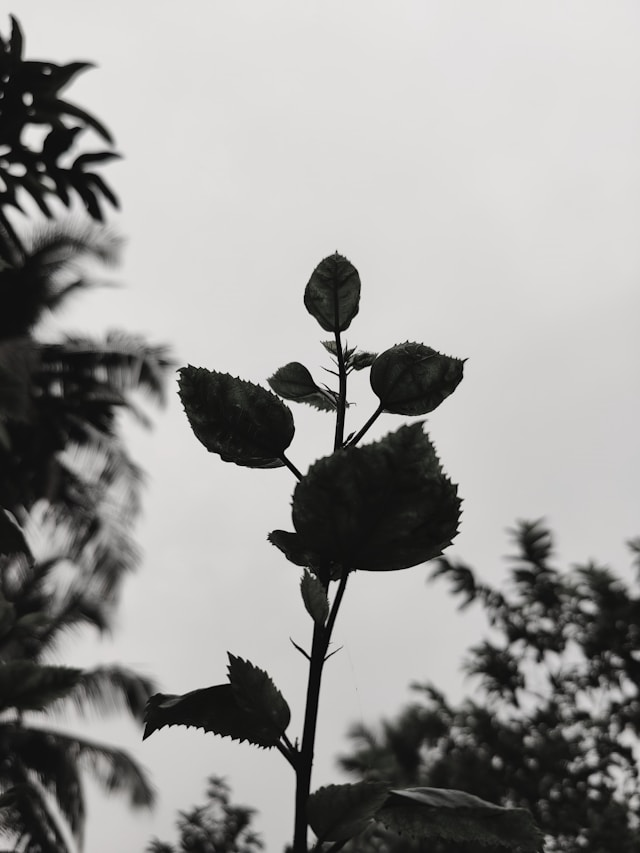
#> input picture inputs/input.png, 640 x 853 px
$ python generate_inputs.py
#> lines starting #> are read from the running program, lines starting #| are printed output that depends on the picture
#!/usr/bin/env python3
"""
generate_inputs.py
Generates 5 diverse and rich input images for testing the Sobel Accelerator (CA01):
1. input1: Original building architecture image (from inputs/input.png)
2. input2: University campus building entrance (from docs/images/input_image.png)
3. input3: Geometric test pattern & resolution benchmark
4. input4: FPGA PCB circuit board layout
5. input5: Natural landscape & terrain scene
"""

import os
import shutil
import numpy as np
import cv2
from PIL import Image

WIDTH = 640
HEIGHT = 853
TOTAL_PIXELS = WIDTH * HEIGHT

BASE_DIR = os.path.dirname(os.path.dirname(os.path.abspath(__file__)))
INPUTS_DIR = os.path.join(BASE_DIR, "inputs")


def ensure_dir(path):
    os.makedirs(path, exist_ok=True)


def save_image_and_hex(img_array, out_dir, img_filename="input.png", hex_filename="image_in.hex"):
    ensure_dir(out_dir)
    img_path = os.path.join(out_dir, img_filename)
    hex_path = os.path.join(out_dir, hex_filename)

    # Save as PNG
    pil_img = Image.fromarray(img_array.astype(np.uint8), mode='L')
    pil_img.save(img_path)

    # Save as hex file (640 * 853 pixels, one 2-digit uppercase hex byte per line)
    with open(hex_path, "w") as f:
        for val in img_array.flatten():
            f.write(f"{int(val):02X}\n")

    print(f"[GENERATED] {img_path} ({WIDTH}x{HEIGHT}) and {hex_path} ({TOTAL_PIXELS} pixels)")
    return img_path, hex_path


def create_input1():
    """Input 1: Original assignment image"""
    orig_path = os.path.join(INPUTS_DIR, "input.png")
    if os.path.exists(orig_path):
        img = Image.open(orig_path).convert('L').resize((WIDTH, HEIGHT))
        return np.array(img, dtype=np.uint8)
    else:
        raise FileNotFoundError(f"Original input not found at {orig_path}")


def create_input2():
    """Input 2: Campus building entrance from docs"""
    campus_path = os.path.join(BASE_DIR, "docs", "images", "input_image.png")
    if os.path.exists(campus_path):
        img = Image.open(campus_path).convert('L').resize((WIDTH, HEIGHT))
        return np.array(img, dtype=np.uint8)
    else:
        raise FileNotFoundError(f"Campus image not found at {campus_path}")


def create_input3():
    """Input 3: Comprehensive Geometric & Frequency Benchmark"""
    img = np.full((HEIGHT, WIDTH), 240, dtype=np.uint8)

    # Grayscale intensity ramp at the top
    ramp_h = 45
    for c in range(WIDTH):
        img[10:10+ramp_h, c] = int(c * 255 / (WIDTH - 1))

    # Multi-frequency checkerboards
    for r in range(70, 150, 16):
        for c in range(25, 205, 16):
            if ((r // 16) + (c // 16)) % 2 == 0:
                img[r:r+16, c:c+16] = 20

    for r in range(70, 150, 8):
        for c in range(235, 395, 8):
            if ((r // 8) + (c // 8)) % 2 == 0:
                img[r:r+8, c:c+8] = 20

    for r in range(70, 150, 4):
        for c in range(425, 585, 4):
            if ((r // 4) + (c // 4)) % 2 == 0:
                img[r:r+4, c:c+4] = 20

    # Concentric circles
    c1 = (180, 275)
    for radius in range(12, 115, 12):
        cv2.circle(img, c1, radius, 30, 2)

    # Siemens star / radial spokes
    c2 = (460, 275)
    for angle_deg in range(0, 360, 10):
        rad = np.deg2rad(angle_deg)
        x2 = int(c2[0] + 105 * np.cos(rad))
        y2 = int(c2[1] + 105 * np.sin(rad))
        cv2.line(img, c2, (x2, y2), 20, 2)

    # Nested rotated diamonds and polygons
    c3 = (320, 470)
    for s in range(20, 150, 20):
        pts = np.array([[c3[0], c3[1]-s],
                        [c3[0]+s, c3[1]],
                        [c3[0], c3[1]+s],
                        [c3[0]-s, c3[1]]], np.int32)
        cv2.polylines(img, [pts], True, 30, 2)

    # Multi-angle line gratings (15, 30, 45, 60, 75 degrees)
    for i, angle in enumerate([15, 30, 45, 60, 75]):
        bx = 25 + i * 120
        by = 615
        cv2.rectangle(img, (bx, by), (bx + 110, by + 100), 20, 2)
        rad = np.deg2rad(angle)
        for offset in range(-80, 180, 10):
            p1 = (int(bx + offset), by)
            p2 = (int(bx + offset + 100 * np.cos(rad)), int(by + 100 * np.sin(rad)))
            cv2.line(img, p1, p2, 40, 2)

    # Text markings
    cv2.putText(img, "SOBEL ACCELERATOR TESTBENCH", (85, 755), cv2.FONT_HERSHEY_SIMPLEX, 0.9, 15, 2)
    cv2.putText(img, "RESOLUTION: 640x853 | FPGA CA01 BENCHMARK", (75, 795), cv2.FONT_HERSHEY_SIMPLEX, 0.65, 35, 2)

    return img


def create_input4():
    """Input 4: FPGA PCB Circuit Board Layout"""
    pcb = np.full((HEIGHT, WIDTH), 35, dtype=np.uint8)

    # Board edge and ground plane margin
    cv2.rectangle(pcb, (18, 18), (WIDTH - 18, HEIGHT - 18), 220, 2)
    cv2.rectangle(pcb, (24, 24), (WIDTH - 24, HEIGHT - 24), 170, 1)

    # Central large FPGA chip
    chip_s = 230
    cx, cy = WIDTH // 2, HEIGHT // 2 - 40
    cv2.rectangle(pcb, (cx - chip_s//2, cy - chip_s//2), (cx + chip_s//2, cy + chip_s//2), 85, -1)
    cv2.rectangle(pcb, (cx - chip_s//2, cy - chip_s//2), (cx + chip_s//2, cy + chip_s//2), 230, 2)
    cv2.circle(pcb, (cx - chip_s//2 + 20, cy - chip_s//2 + 20), 7, 240, -1)

    cv2.putText(pcb, "XILINX FPGA", (cx - 80, cy - 20), cv2.FONT_HERSHEY_SIMPLEX, 0.75, 240, 2)
    cv2.putText(pcb, "XC7A100T-CSG324", (cx - 95, cy + 15), cv2.FONT_HERSHEY_SIMPLEX, 0.6, 200, 2)
    cv2.putText(pcb, "SOBEL-ACCEL 100MHz", (cx - 90, cy + 50), cv2.FONT_HERSHEY_SIMPLEX, 0.55, 180, 2)

    # Dense QFP/BGA Pins
    pin_len = 24
    for x in range(cx - chip_s//2 + 10, cx + chip_s//2 - 10, 8):
        cv2.line(pcb, (x, cy - chip_s//2), (x, cy - chip_s//2 - pin_len), 180, 2)
        cv2.line(pcb, (x, cy + chip_s//2), (x, cy + chip_s//2 + pin_len), 180, 2)
        cv2.circle(pcb, (x, cy - chip_s//2 - pin_len - 3), 2, 230, -1)
        cv2.circle(pcb, (x, cy + chip_s//2 + pin_len + 3), 2, 230, -1)

    for y in range(cy - chip_s//2 + 10, cy + chip_s//2 - 10, 8):
        cv2.line(pcb, (cx - chip_s//2, y), (cx - chip_s//2 - pin_len, y), 180, 2)
        cv2.line(pcb, (cx + chip_s//2, y), (cx + chip_s//2 + pin_len, y), 180, 2)
        cv2.circle(pcb, (cx - chip_s//2 - pin_len - 3, y), 2, 230, -1)
        cv2.circle(pcb, (cx + chip_s//2 + pin_len + 3, y), 2, 230, -1)

    # Bus traces
    for offset in range(-80, 90, 16):
        x_st = cx + offset
        cv2.line(pcb, (x_st, cy - chip_s//2 - 35), (x_st, 110), 160, 2)
        cv2.line(pcb, (x_st, 110), (x_st + 35, 75), 160, 2)
        cv2.circle(pcb, (x_st + 35, 75), 3, 230, -1)

    # SMD Component arrays
    for y in range(cy - 85, cy + 95, 26):
        # Left
        cv2.rectangle(pcb, (55, y), (85, y + 14), 130, -1)
        cv2.rectangle(pcb, (52, y), (57, y + 14), 220, -1)
        cv2.rectangle(pcb, (83, y), (88, y + 14), 220, -1)
        # Right
        cv2.rectangle(pcb, (WIDTH - 85, y), (WIDTH - 55, y + 14), 130, -1)
        cv2.rectangle(pcb, (WIDTH - 88, y), (WIDTH - 83, y + 14), 220, -1)
        cv2.rectangle(pcb, (WIDTH - 57, y), (WIDTH - 52, y + 14), 220, -1)

    # Gold Edge Connector Fingers
    for x in range(45, WIDTH - 45, 12):
        cv2.rectangle(pcb, (x, HEIGHT - 70), (x + 7, HEIGHT - 22), 235, -1)

    cv2.putText(pcb, "REV 1.0 (c) UT.CE 2026", (35, HEIGHT - 88), cv2.FONT_HERSHEY_SIMPLEX, 0.6, 210, 2)
    cv2.putText(pcb, "SOBEL HARDWARE ACCELERATOR TESTBENCH", (WIDTH - 460, HEIGHT - 88), cv2.FONT_HERSHEY_SIMPLEX, 0.5, 190, 1)

    return pcb


def create_input5():
    """Input 5: Natural Landscape & Terrain Scene"""
    landscape = np.zeros((HEIGHT, WIDTH), dtype=np.uint8)

    # Sky gradient
    for r in range(400):
        val = int(185 - (400 - r) * 0.25)
        landscape[r, :] = np.clip(val, 0, 255)

    # Sun with rays
    sun_c = (480, 140)
    cv2.circle(landscape, sun_c, 45, 252, -1)
    for a in range(0, 360, 20):
        rad = np.deg2rad(a)
        p2 = (int(sun_c[0] + 75 * np.cos(rad)), int(sun_c[1] + 75 * np.sin(rad)))
        cv2.line(landscape, sun_c, p2, 230, 2)

    # Distant Mountains
    pts_m1 = [[0, 360], [110, 240], [230, 310], [360, 190], [490, 280], [WIDTH, 220], [WIDTH, 420], [0, 420]]
    cv2.fillPoly(landscape, [np.array(pts_m1)], 125)
    # Snow caps
    cv2.fillPoly(landscape, [np.array([[110, 240], [80, 275], [140, 275]])], 245)
    cv2.fillPoly(landscape, [np.array([[360, 190], [320, 235], [400, 235]])], 245)
    cv2.fillPoly(landscape, [np.array([[WIDTH, 220], [WIDTH - 50, 255], [WIDTH, 265]])], 245)

    # Near Mountains
    pts_m2 = [[0, 450], [170, 320], [310, 410], [460, 330], [570, 390], [WIDTH, 350], [WIDTH, 520], [0, 520]]
    cv2.fillPoly(landscape, [np.array(pts_m2)], 75)

    # Pine Forest
    for x in range(0, WIDTH, 13):
        tree_h = int(35 + 20 * np.sin(x * 0.05) + 10 * np.cos(x * 0.13))
        base_y = 510 + int(10 * np.sin(x * 0.03))
        tree_pts = [[x, base_y], [x - 8, base_y], [x, base_y - tree_h], [x + 8, base_y]]
        cv2.fillPoly(landscape, [np.array(tree_pts)], 30)

    # Water lake
    for r in range(520, HEIGHT):
        landscape[r, :] = int(95 + (r - 520) * 0.22)

    # Water ripples
    np.random.seed(42)
    for _ in range(120):
        rx = np.random.randint(20, WIDTH - 80)
        ry = np.random.randint(530, HEIGHT - 20)
        rlen = np.random.randint(20, 70)
        rcolor = np.random.randint(140, 220)
        cv2.line(landscape, (rx, ry), (rx + rlen, ry), rcolor, 1)

    # Shoreline and rocks
    shore_pts = [[0, HEIGHT], [0, 740], [130, 760], [290, 800], [430, 780], [WIDTH, 820], [WIDTH, HEIGHT]]
    cv2.fillPoly(landscape, [np.array(shore_pts)], 45)
    for (cx, cy, rx, ry) in [(85, 790, 40, 20), (230, 815, 30, 15), (490, 825, 50, 22)]:
        cv2.ellipse(landscape, (cx, cy), (rx, ry), 0, 0, 360, 85, -1)
        cv2.ellipse(landscape, (cx, cy), (rx, ry), 0, 0, 360, 20, 2)

    return landscape


def main():
    generators = [
        ("input1", create_input1, "Architecture Building Facade (Original)"),
        ("input2", create_input2, "University Campus Entrance"),
        ("input3", create_input3, "Geometric & Frequency Test Pattern"),
        ("input4", create_input4, "FPGA PCB Electronic Circuit Layout"),
        ("input5", create_input5, "Natural Mountain & Lake Landscape")
    ]

    print("=== Generating 5 Input Images and Hex Files ===")
    for folder_name, gen_func, desc in generators:
        print(f"\nProcessing {folder_name}: {desc}...")
        img_arr = gen_func()
        target_dir = os.path.join(INPUTS_DIR, folder_name)
        if folder_name == "input1":
            ensure_dir(target_dir)
            orig_src = os.path.join(INPUTS_DIR, "input.png")
            shutil.copy(orig_src, os.path.join(target_dir, "input.png"))
            shutil.copy(orig_src, os.path.join(INPUTS_DIR, "input1.png"))
            # Generate hex
            hex_path = os.path.join(target_dir, "image_in.hex")
            with open(hex_path, "w") as f:
                for val in img_arr.flatten():
                    f.write(f"{int(val):02X}\n")
        else:
            save_image_and_hex(img_arr, target_dir)
            direct_png = os.path.join(INPUTS_DIR, f"{folder_name}.png")
            Image.fromarray(img_arr).save(direct_png)
#> this loop made 5 passes
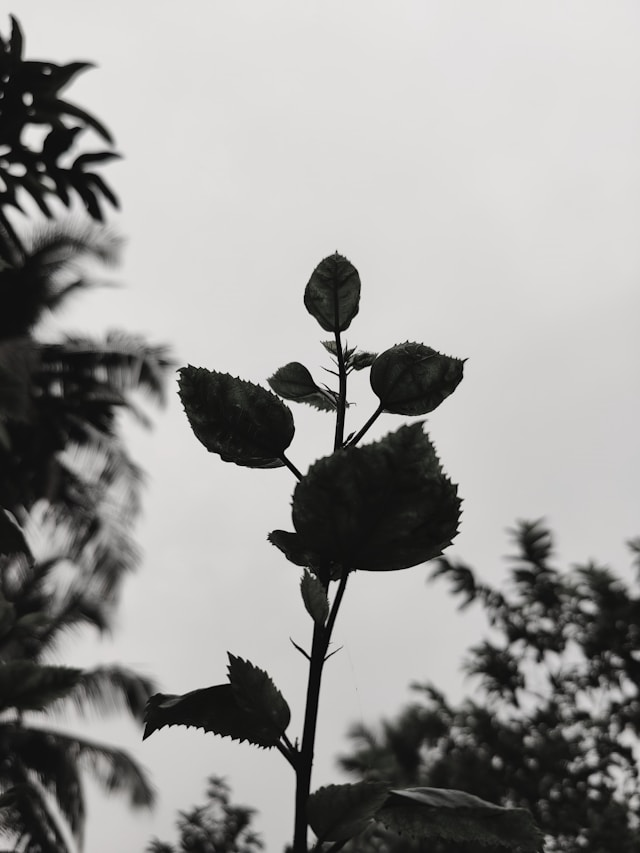
#> input picture inputs/input.png, 640 x 853 px
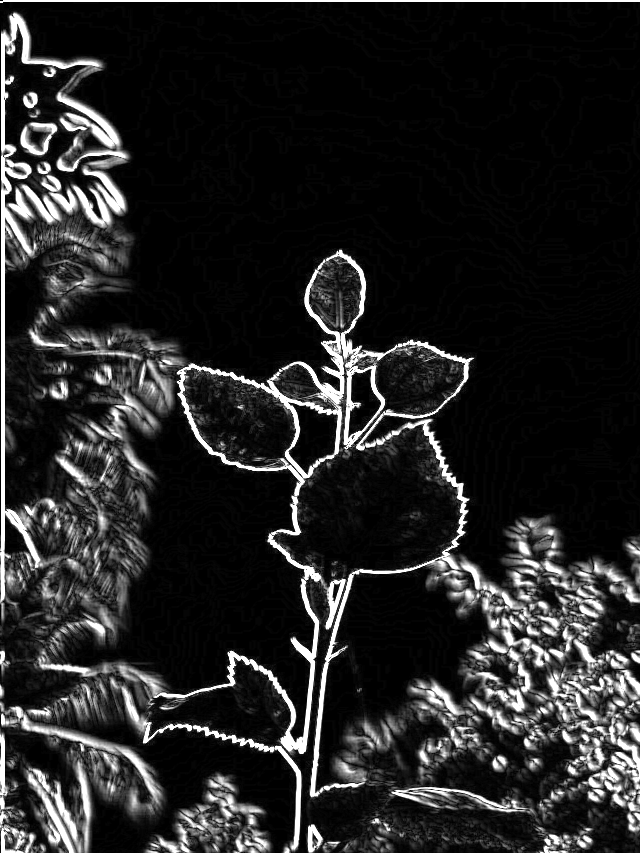
#> input picture docs/images/input_image.png, 640 x 853 px
#> pass 3, in save_image_and_hex (call 2), `pil_img = Image.fromarray(img_array.astype(np.uint8), mode='L')`:
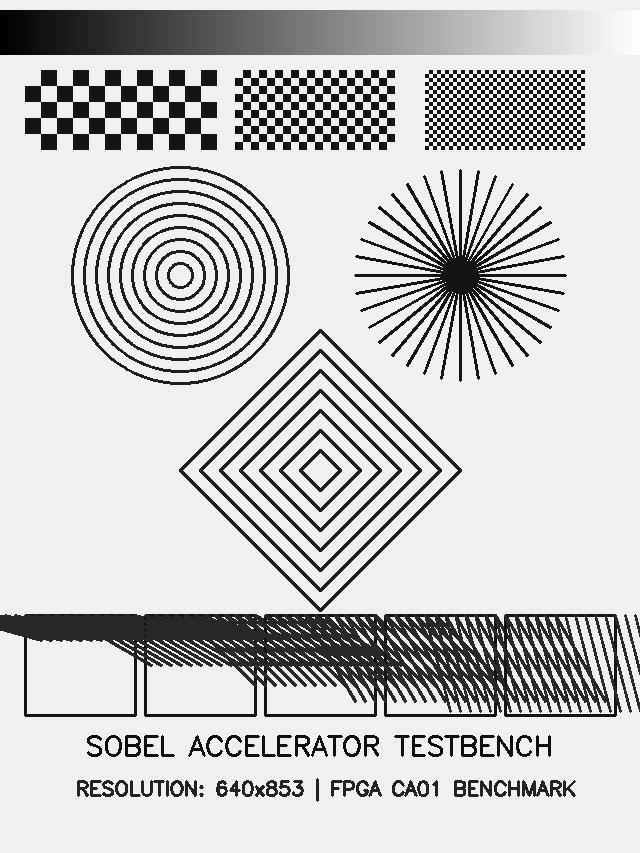
#> pil_img: PIL image 640x853 L; min 0, max 255, mean 198.1
#> after the loop:
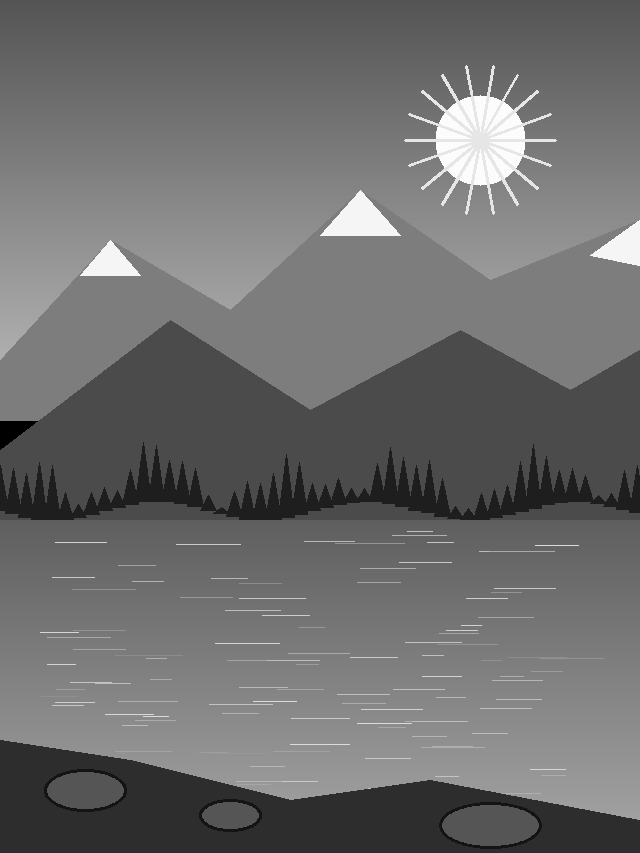
#> img_arr: shape (853, 640); min 0, max 252, mean 109.1

    print("\nAll input images generated successfully!")


if __name__ == "__main__":
    main()
